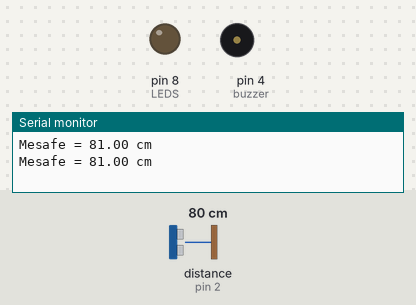
Recording of a sketch running on a simulated Arduino Uno, built with avr-gcc and run on an emulated ATmega328P. Shown: output pins drawn as LEDs (lit = HIGH), buzzer (waves = sounding, pin HIGH), the last lines printed to the serial monitor. Inputs (shaded band) come from the test bench; at power-on: distance to the obstacle (sensor on pin 2) 80 cm. The echo pulse lasts 58.3 µs per cm.

Above: at 2.4 s.
2.5 s: distance to the obstacle (sensor on pin 2) set to 11 cm
At 3.7 s:
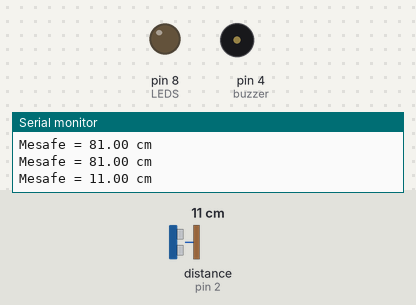
6.5 s: distance to the obstacle (sensor on pin 2) set to 8 cm
At 8.2 s:
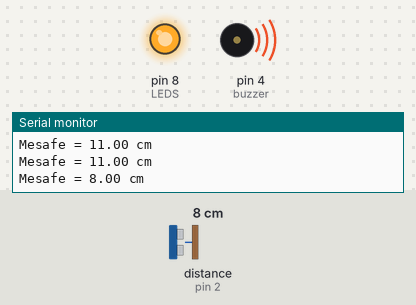
8.7 s: distance to the obstacle (sensor on pin 2) set to 18 cm
At 10.3 s:
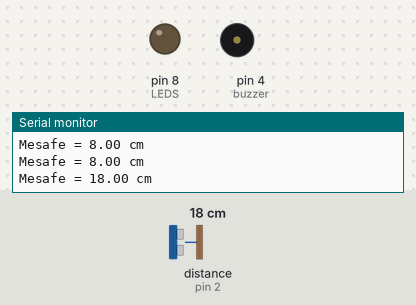
12.5 s: distance to the obstacle (sensor on pin 2) set to 4 cm
At 13.4 s:
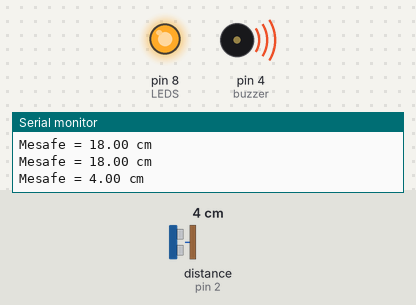
Timing chart, 0 to 15.5 s (numbered marks = the images above; inputs shaded):
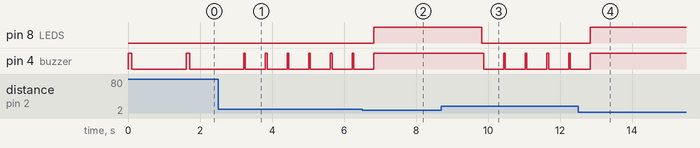

Measured:
- the behaviour switches between 10 and 9 cm on distance to the obstacle (sensor on pin 2) (found by bisection; images 1 and 2)
- after the input at 2.5 s, pin 4 (buzzer): alternates HIGH for 0.05 s and LOW for 0.55 s, starting after 0.76 s
- after the input at 6.5 s, pin 8 (LEDS): LOW → HIGH after 0.32 s; pin 4 (buzzer): goes on until 6.8 s, then stays HIGH
- after the input at 8.7 s, pin 8 (LEDS): HIGH → LOW after 1.1 s; pin 4 (buzzer): alternates HIGH for 0.05 s and LOW for 0.55 s, starting after 1.2 s
- after the input at 12.5 s, pin 8 (LEDS): LOW → HIGH after 0.34 s; pin 4 (buzzer): goes on until 12.8 s, then stays HIGH
- by itself, pin 4 (buzzer): alternates HIGH for 0.10 s and LOW for 1.5 s

The sketch:

distance_sensor.ino
```cpp
#include "NewPing.h"


#define TRIGGER_PIN 3
#define ECHO_PIN 2
#define MAX_DISTANCE 400
#define LEDS 8

NewPing sonar(TRIGGER_PIN, ECHO_PIN, MAX_DISTANCE);
float duration, distance;
int buzzer=4;

void setup() {
  Serial.begin(9600);
  pinMode(buzzer,OUTPUT);
  pinMode(LEDS,OUTPUT);
}

void loop() {

 distance = sonar.ping_cm();
  Serial.print("Mesafe = ");
    if (distance >= 400 || distance <= 2)
  {
    Serial.println("Out of range");
  }

  else
  {
    Serial.print(distance);
    Serial.println(" cm");

   if(distance<10){
      digitalWrite(LEDS,HIGH);
      analogWrite(buzzer,1000);
      delay(1000);
    }
   else if(distance<30){
    digitalWrite(LEDS,LOW);
      analogWrite(buzzer,1000);
      delay(50);
      analogWrite(buzzer,0);
      delay(50);
    }
    else if(distance<50){
      digitalWrite(LEDS,LOW);
      analogWrite(buzzer,1000);
      delay(100);
      analogWrite(buzzer,0);
      delay(100);
    }

    else if(distance<100){
      digitalWrite(LEDS,LOW);
      analogWrite(buzzer,1000);
      delay(100);
      analogWrite(buzzer,0);
      delay(1000);
      }


  }
  delay(500);

}
```
